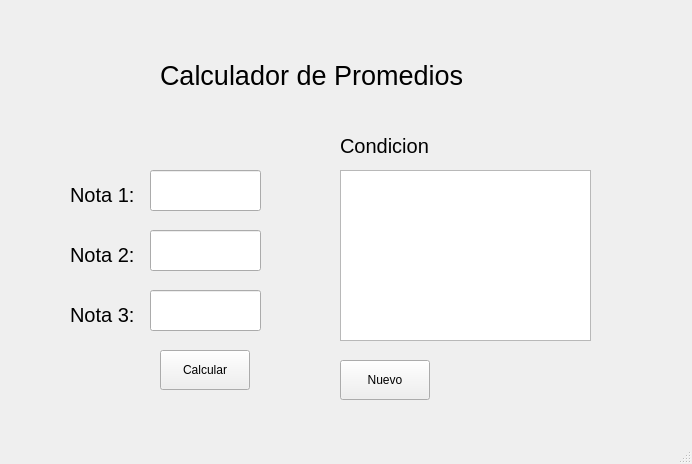
<?xml version="1.0" encoding="UTF-8"?>
<ui version="4.0">
 <class>MainWindow</class>
 <widget class="QMainWindow" name="MainWindow">
  <property name="geometry">
   <rect>
    <x>0</x>
    <y>0</y>
    <width>692</width>
    <height>464</height>
   </rect>
  </property>
  <property name="windowTitle">
   <string>MainWindow</string>
  </property>
  <widget class="QWidget" name="centralwidget">
   <widget class="QLabel" name="label">
    <property name="geometry">
     <rect>
      <x>160</x>
      <y>50</y>
      <width>341</width>
      <height>51</height>
     </rect>
    </property>
    <property name="font">
     <font>
      <family>MS Sans Serif</family>
      <pointsize>20</pointsize>
     </font>
    </property>
    <property name="text">
     <string>Calculador de Promedios</string>
    </property>
   </widget>
   <widget class="QLabel" name="label_2">
    <property name="geometry">
     <rect>
      <x>70</x>
      <y>180</y>
      <width>90</width>
      <height>30</height>
     </rect>
    </property>
    <property name="font">
     <font>
      <family>MS Sans Serif</family>
      <pointsize>15</pointsize>
     </font>
    </property>
    <property name="text">
     <string>Nota 1:</string>
    </property>
   </widget>
   <widget class="QLabel" name="label_3">
    <property name="geometry">
     <rect>
      <x>70</x>
      <y>240</y>
      <width>90</width>
      <height>30</height>
     </rect>
    </property>
    <property name="font">
     <font>
      <family>MS Sans Serif</family>
      <pointsize>15</pointsize>
     </font>
    </property>
    <property name="text">
     <string>Nota 2:</string>
    </property>
   </widget>
   <widget class="QLabel" name="label_4">
    <property name="geometry">
     <rect>
      <x>70</x>
      <y>300</y>
      <width>90</width>
      <height>30</height>
     </rect>
    </property>
    <property name="font">
     <font>
      <family>MS Sans Serif</family>
      <pointsize>15</pointsize>
     </font>
    </property>
    <property name="text">
     <string>Nota 3:</string>
    </property>
   </widget>
   <widget class="QLineEdit" name="txtNota1">
    <property name="geometry">
     <rect>
      <x>150</x>
      <y>170</y>
      <width>111</width>
      <height>41</height>
     </rect>
    </property>
   </widget>
   <widget class="QLineEdit" name="txtNota2">
    <property name="geometry">
     <rect>
      <x>150</x>
      <y>230</y>
      <width>111</width>
      <height>41</height>
     </rect>
    </property>
   </widget>
   <widget class="QLineEdit" name="txtNota3">
    <property name="geometry">
     <rect>
      <x>150</x>
      <y>290</y>
      <width>111</width>
      <height>41</height>
     </rect>
    </property>
   </widget>
   <widget class="QLabel" name="label_5">
    <property name="geometry">
     <rect>
      <x>340</x>
      <y>130</y>
      <width>111</width>
      <height>31</height>
     </rect>
    </property>
    <property name="font">
     <font>
      <family>MS Sans Serif</family>
      <pointsize>15</pointsize>
     </font>
    </property>
    <property name="text">
     <string>Condicion</string>
    </property>
   </widget>
   <widget class="QPlainTextEdit" name="txtResultado">
    <property name="geometry">
     <rect>
      <x>340</x>
      <y>170</y>
      <width>251</width>
      <height>171</height>
     </rect>
    </property>
   </widget>
   <widget class="QPushButton" name="btnCalcular">
    <property name="geometry">
     <rect>
      <x>160</x>
      <y>350</y>
      <width>90</width>
      <height>40</height>
     </rect>
    </property>
    <property name="text">
     <string>Calcular</string>
    </property>
   </widget>
   <widget class="QPushButton" name="btnNuevo">
    <property name="geometry">
     <rect>
      <x>340</x>
      <y>360</y>
      <width>90</width>
      <height>40</height>
     </rect>
    </property>
    <property name="text">
     <string>Nuevo</string>
    </property>
   </widget>
  </widget>
  <widget class="QMenuBar" name="menubar">
   <property name="geometry">
    <rect>
     <x>0</x>
     <y>0</y>
     <width>692</width>
     <height>21</height>
    </rect>
   </property>
  </widget>
  <widget class="QStatusBar" name="statusbar"/>
 </widget>
 <resources/>
 <connections/>
</ui>
